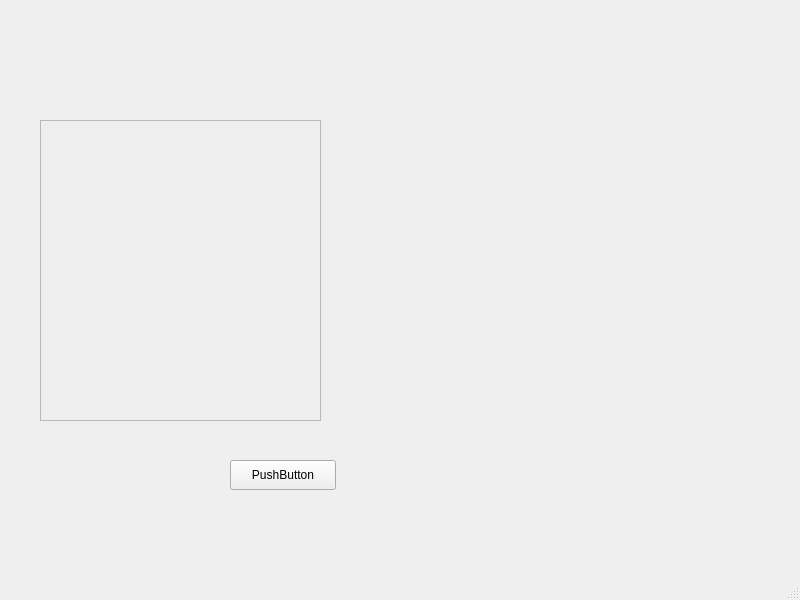
<?xml version="1.0" encoding="UTF-8"?>
<ui version="4.0">
 <class>MainWindow</class>
 <widget class="QMainWindow" name="MainWindow">
  <property name="geometry">
   <rect>
    <x>0</x>
    <y>0</y>
    <width>800</width>
    <height>600</height>
   </rect>
  </property>
  <property name="windowTitle">
   <string>MainWindow</string>
  </property>
  <widget class="QWidget" name="centralwidget">
   <widget class="QPushButton" name="pushButton">
    <property name="geometry">
     <rect>
      <x>230</x>
      <y>460</y>
      <width>106</width>
      <height>30</height>
     </rect>
    </property>
    <property name="text">
     <string>PushButton</string>
    </property>
   </widget>
   <widget class="QFrame" name="frame">
    <property name="geometry">
     <rect>
      <x>40</x>
      <y>120</y>
      <width>281</width>
      <height>301</height>
     </rect>
    </property>
    <property name="frameShape">
     <enum>QFrame::StyledPanel</enum>
    </property>
    <property name="frameShadow">
     <enum>QFrame::Raised</enum>
    </property>
   </widget>
   <widget class="QWidget" name="widget" native="true">
    <property name="geometry">
     <rect>
      <x>400</x>
      <y>90</y>
      <width>271</width>
      <height>341</height>
     </rect>
    </property>
   </widget>
  </widget>
  <widget class="QMenuBar" name="menubar">
   <property name="geometry">
    <rect>
     <x>0</x>
     <y>0</y>
     <width>800</width>
     <height>26</height>
    </rect>
   </property>
  </widget>
  <widget class="QStatusBar" name="statusbar"/>
 </widget>
 <resources/>
 <connections/>
</ui>
